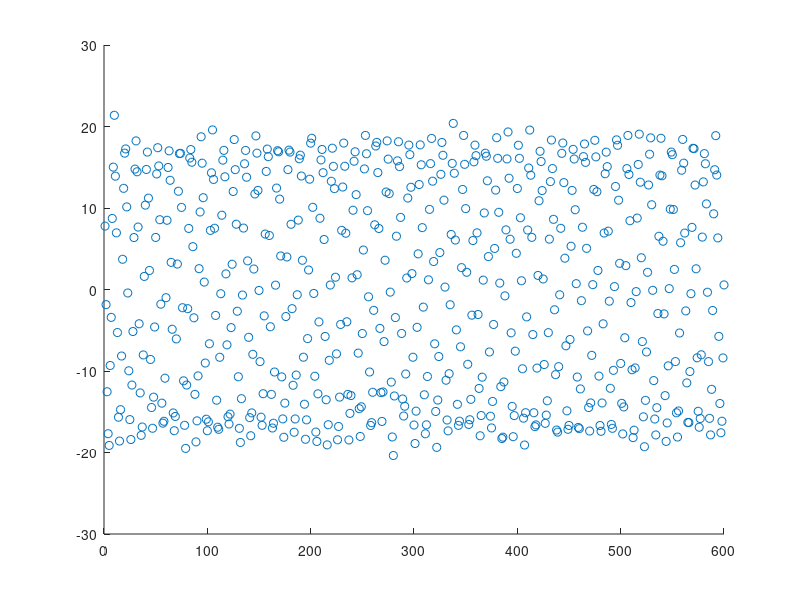

Reproduce this figure in MATLAB. (Note: this script raises an error after producing the figure.)
function tmp(num)

  x = [1:600];

  params = rand(3,1) .* [50; 30; 1]
  y = params(1)*sin(((x/params(2)) - params(3))*2*pi) + randn([1 length(x)]);
  %[ym, ys] = mymean(y);

  %w = exp(-(y - (ym + ys)).^2 / (ys^2)) + exp(-(y - (ym - ys)).^2 / (ys^2));

  figure;scatter(x,y);

  lsqmultiharmonic(x, y, 2);

  keyboard

  p0 = params .* (1 + randn(size(params))*0.2);

  [b,f] = myfit(@err, p0, [0 Inf; 1 Inf; 0 1]);
  keyboard

  return;

  if (nargin==0)
    num=1;
  end

  if (num==1)
    run_orig();
  else
    run_new();
  end

  return;

  function val = err(p, junk)

    val = sum((y - p(1)*sin(((x/p(2)) - p(3))*2*pi) .* w).^2);
    hold off;
    scatter(x,y,'r');
    hold on;
    scatter(x,p(1)*sin(((x/p(2)) - p(3))*2*pi),'b');

    drawnow

    return;
  end
end

function run_orig()

  addpath(absolutepath('./MatPIV 1.7/PTV'));
  addpath(absolutepath('./MatPIV 1.7/masking'));
  addpath(absolutepath('./MatPIV 1.7/src'));
  addpath(absolutepath('./MatPIV 1.7/filters'));
  addpath(absolutepath('./MatPIV 1.7/postprocessing'));

  cd('./MatPIV 1.7/Demo1/')

  keyboard
  [x,y,u,v,snr]=matpiv('im00.bmp','im04.bmp',[64 64;32 32;16 16],...
                       1,0.5,'multinfft',[],'polymask.mat');

  cd('../..');

  rmpath(absolutepath('./MatPIV 1.7/PTV'));
  rmpath(absolutepath('./MatPIV 1.7/masking'));
  rmpath(absolutepath('./MatPIV 1.7/src'));
  rmpath(absolutepath('./MatPIV 1.7/filters'));
  rmpath(absolutepath('./MatPIV 1.7/postprocessing'));

  figure;quiver(x,y,u,v);
  keyboard

  return;
end

function run_new()

  %imgb = imread('./MatPIV 1.7/Demo2/MatPIV000b.bmp');
  %imgc = imread('./MatPIV 1.7/Demo2/MatPIV000c.bmp');

  imgb = imread('./MatPIV 1.7/Demo3/mpim1b.bmp');
  imgc = imread('./MatPIV 1.7/Demo3/mpim1c.bmp');
  maske = load('./MatPIV 1.7/Demo3/polymask.mat');

  maske = ~maske.maske.msk;

  %[x,y,u,v,snr]=matpiv_nfft(imgb,imgc,[64 64;32 32; 16 16],...
  %                     0.5,3,maske,2);
  %[x,y,u,v,snr]=matpiv_nfft(imgb,imgc,[64 64;32 32; 16 16],0.5, 3, maske);
  [x,y,u,v,snr]=matpiv_nfft(imgb,imgc,[128 128; 64 64; 64 64],0.5, 3, maske);

  figure;
  subplot(2,2,1);imagesc(imgb)
  subplot(2,2,2);imagesc(imgc)
  subplot(2,2,3);quiver(x,max(y(:))-y,u,-v);

  keyboard

  return;
end
